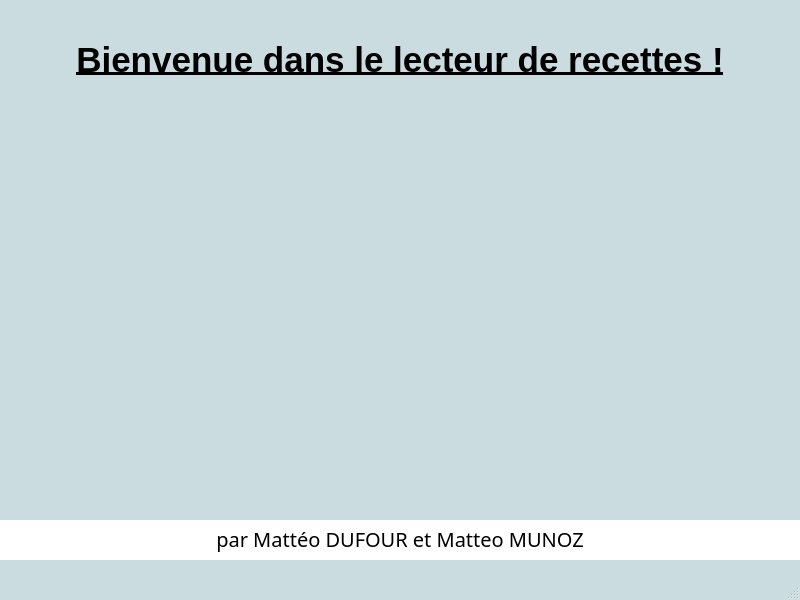
<?xml version="1.0" encoding="UTF-8"?>
<ui version="4.0">
 <class>MainWindow</class>
 <widget class="QMainWindow" name="MainWindow">
  <property name="geometry">
   <rect>
    <x>0</x>
    <y>0</y>
    <width>800</width>
    <height>600</height>
   </rect>
  </property>
  <property name="palette">
   <palette>
    <active>
     <colorrole role="WindowText">
      <brush brushstyle="SolidPattern">
       <color alpha="255">
        <red>0</red>
        <green>0</green>
        <blue>0</blue>
       </color>
      </brush>
     </colorrole>
     <colorrole role="Button">
      <brush brushstyle="SolidPattern">
       <color alpha="255">
        <red>202</red>
        <green>220</green>
        <blue>224</blue>
       </color>
      </brush>
     </colorrole>
     <colorrole role="Light">
      <brush brushstyle="SolidPattern">
       <color alpha="255">
        <red>255</red>
        <green>255</green>
        <blue>255</blue>
       </color>
      </brush>
     </colorrole>
     <colorrole role="Midlight">
      <brush brushstyle="SolidPattern">
       <color alpha="255">
        <red>228</red>
        <green>237</green>
        <blue>239</blue>
       </color>
      </brush>
     </colorrole>
     <colorrole role="Dark">
      <brush brushstyle="SolidPattern">
       <color alpha="255">
        <red>101</red>
        <green>110</green>
        <blue>112</blue>
       </color>
      </brush>
     </colorrole>
     <colorrole role="Mid">
      <brush brushstyle="SolidPattern">
       <color alpha="255">
        <red>135</red>
        <green>147</green>
        <blue>149</blue>
       </color>
      </brush>
     </colorrole>
     <colorrole role="Text">
      <brush brushstyle="SolidPattern">
       <color alpha="255">
        <red>0</red>
        <green>0</green>
        <blue>0</blue>
       </color>
      </brush>
     </colorrole>
     <colorrole role="BrightText">
      <brush brushstyle="SolidPattern">
       <color alpha="255">
        <red>255</red>
        <green>255</green>
        <blue>255</blue>
       </color>
      </brush>
     </colorrole>
     <colorrole role="ButtonText">
      <brush brushstyle="SolidPattern">
       <color alpha="255">
        <red>0</red>
        <green>0</green>
        <blue>0</blue>
       </color>
      </brush>
     </colorrole>
     <colorrole role="Base">
      <brush brushstyle="SolidPattern">
       <color alpha="255">
        <red>255</red>
        <green>255</green>
        <blue>255</blue>
       </color>
      </brush>
     </colorrole>
     <colorrole role="Window">
      <brush brushstyle="SolidPattern">
       <color alpha="255">
        <red>202</red>
        <green>220</green>
        <blue>224</blue>
       </color>
      </brush>
     </colorrole>
     <colorrole role="Shadow">
      <brush brushstyle="SolidPattern">
       <color alpha="255">
        <red>0</red>
        <green>0</green>
        <blue>0</blue>
       </color>
      </brush>
     </colorrole>
     <colorrole role="AlternateBase">
      <brush brushstyle="SolidPattern">
       <color alpha="255">
        <red>228</red>
        <green>237</green>
        <blue>239</blue>
       </color>
      </brush>
     </colorrole>
     <colorrole role="ToolTipBase">
      <brush brushstyle="SolidPattern">
       <color alpha="255">
        <red>255</red>
        <green>255</green>
        <blue>220</blue>
       </color>
      </brush>
     </colorrole>
     <colorrole role="ToolTipText">
      <brush brushstyle="SolidPattern">
       <color alpha="255">
        <red>0</red>
        <green>0</green>
        <blue>0</blue>
       </color>
      </brush>
     </colorrole>
    </active>
    <inactive>
     <colorrole role="WindowText">
      <brush brushstyle="SolidPattern">
       <color alpha="255">
        <red>0</red>
        <green>0</green>
        <blue>0</blue>
       </color>
      </brush>
     </colorrole>
     <colorrole role="Button">
      <brush brushstyle="SolidPattern">
       <color alpha="255">
        <red>202</red>
        <green>220</green>
        <blue>224</blue>
       </color>
      </brush>
     </colorrole>
     <colorrole role="Light">
      <brush brushstyle="SolidPattern">
       <color alpha="255">
        <red>255</red>
        <green>255</green>
        <blue>255</blue>
       </color>
      </brush>
     </colorrole>
     <colorrole role="Midlight">
      <brush brushstyle="SolidPattern">
       <color alpha="255">
        <red>228</red>
        <green>237</green>
        <blue>239</blue>
       </color>
      </brush>
     </colorrole>
     <colorrole role="Dark">
      <brush brushstyle="SolidPattern">
       <color alpha="255">
        <red>101</red>
        <green>110</green>
        <blue>112</blue>
       </color>
      </brush>
     </colorrole>
     <colorrole role="Mid">
      <brush brushstyle="SolidPattern">
       <color alpha="255">
        <red>135</red>
        <green>147</green>
        <blue>149</blue>
       </color>
      </brush>
     </colorrole>
     <colorrole role="Text">
      <brush brushstyle="SolidPattern">
       <color alpha="255">
        <red>0</red>
        <green>0</green>
        <blue>0</blue>
       </color>
      </brush>
     </colorrole>
     <colorrole role="BrightText">
      <brush brushstyle="SolidPattern">
       <color alpha="255">
        <red>255</red>
        <green>255</green>
        <blue>255</blue>
       </color>
      </brush>
     </colorrole>
     <colorrole role="ButtonText">
      <brush brushstyle="SolidPattern">
       <color alpha="255">
        <red>0</red>
        <green>0</green>
        <blue>0</blue>
       </color>
      </brush>
     </colorrole>
     <colorrole role="Base">
      <brush brushstyle="SolidPattern">
       <color alpha="255">
        <red>255</red>
        <green>255</green>
        <blue>255</blue>
       </color>
      </brush>
     </colorrole>
     <colorrole role="Window">
      <brush brushstyle="SolidPattern">
       <color alpha="255">
        <red>202</red>
        <green>220</green>
        <blue>224</blue>
       </color>
      </brush>
     </colorrole>
     <colorrole role="Shadow">
      <brush brushstyle="SolidPattern">
       <color alpha="255">
        <red>0</red>
        <green>0</green>
        <blue>0</blue>
       </color>
      </brush>
     </colorrole>
     <colorrole role="AlternateBase">
      <brush brushstyle="SolidPattern">
       <color alpha="255">
        <red>228</red>
        <green>237</green>
        <blue>239</blue>
       </color>
      </brush>
     </colorrole>
     <colorrole role="ToolTipBase">
      <brush brushstyle="SolidPattern">
       <color alpha="255">
        <red>255</red>
        <green>255</green>
        <blue>220</blue>
       </color>
      </brush>
     </colorrole>
     <colorrole role="ToolTipText">
      <brush brushstyle="SolidPattern">
       <color alpha="255">
        <red>0</red>
        <green>0</green>
        <blue>0</blue>
       </color>
      </brush>
     </colorrole>
    </inactive>
    <disabled>
     <colorrole role="WindowText">
      <brush brushstyle="SolidPattern">
       <color alpha="255">
        <red>101</red>
        <green>110</green>
        <blue>112</blue>
       </color>
      </brush>
     </colorrole>
     <colorrole role="Button">
      <brush brushstyle="SolidPattern">
       <color alpha="255">
        <red>202</red>
        <green>220</green>
        <blue>224</blue>
       </color>
      </brush>
     </colorrole>
     <colorrole role="Light">
      <brush brushstyle="SolidPattern">
       <color alpha="255">
        <red>255</red>
        <green>255</green>
        <blue>255</blue>
       </color>
      </brush>
     </colorrole>
     <colorrole role="Midlight">
      <brush brushstyle="SolidPattern">
       <color alpha="255">
        <red>228</red>
        <green>237</green>
        <blue>239</blue>
       </color>
      </brush>
     </colorrole>
     <colorrole role="Dark">
      <brush brushstyle="SolidPattern">
       <color alpha="255">
        <red>101</red>
        <green>110</green>
        <blue>112</blue>
       </color>
      </brush>
     </colorrole>
     <colorrole role="Mid">
      <brush brushstyle="SolidPattern">
       <color alpha="255">
        <red>135</red>
        <green>147</green>
        <blue>149</blue>
       </color>
      </brush>
     </colorrole>
     <colorrole role="Text">
      <brush brushstyle="SolidPattern">
       <color alpha="255">
        <red>101</red>
        <green>110</green>
        <blue>112</blue>
       </color>
      </brush>
     </colorrole>
     <colorrole role="BrightText">
      <brush brushstyle="SolidPattern">
       <color alpha="255">
        <red>255</red>
        <green>255</green>
        <blue>255</blue>
       </color>
      </brush>
     </colorrole>
     <colorrole role="ButtonText">
      <brush brushstyle="SolidPattern">
       <color alpha="255">
        <red>101</red>
        <green>110</green>
        <blue>112</blue>
       </color>
      </brush>
     </colorrole>
     <colorrole role="Base">
      <brush brushstyle="SolidPattern">
       <color alpha="255">
        <red>202</red>
        <green>220</green>
        <blue>224</blue>
       </color>
      </brush>
     </colorrole>
     <colorrole role="Window">
      <brush brushstyle="SolidPattern">
       <color alpha="255">
        <red>202</red>
        <green>220</green>
        <blue>224</blue>
       </color>
      </brush>
     </colorrole>
     <colorrole role="Shadow">
      <brush brushstyle="SolidPattern">
       <color alpha="255">
        <red>0</red>
        <green>0</green>
        <blue>0</blue>
       </color>
      </brush>
     </colorrole>
     <colorrole role="AlternateBase">
      <brush brushstyle="SolidPattern">
       <color alpha="255">
        <red>202</red>
        <green>220</green>
        <blue>224</blue>
       </color>
      </brush>
     </colorrole>
     <colorrole role="ToolTipBase">
      <brush brushstyle="SolidPattern">
       <color alpha="255">
        <red>255</red>
        <green>255</green>
        <blue>220</blue>
       </color>
      </brush>
     </colorrole>
     <colorrole role="ToolTipText">
      <brush brushstyle="SolidPattern">
       <color alpha="255">
        <red>0</red>
        <green>0</green>
        <blue>0</blue>
       </color>
      </brush>
     </colorrole>
    </disabled>
   </palette>
  </property>
  <property name="font">
   <font>
    <family>Franklin Gothic Demi Cond</family>
   </font>
  </property>
  <property name="windowTitle">
   <string>MainWindow</string>
  </property>
  <widget class="QWidget" name="centralwidget">
   <widget class="QLabel" name="ImageDragNDrop">
    <property name="geometry">
     <rect>
      <x>150</x>
      <y>155</y>
      <width>500</width>
      <height>290</height>
     </rect>
    </property>
    <property name="text">
     <string/>
    </property>
    <property name="pixmap">
     <pixmap>../drag.png</pixmap>
    </property>
    <property name="scaledContents">
     <bool>true</bool>
    </property>
   </widget>
   <widget class="QLabel" name="labelMsgBvn">
    <property name="enabled">
     <bool>true</bool>
    </property>
    <property name="geometry">
     <rect>
      <x>70</x>
      <y>30</y>
      <width>660</width>
      <height>60</height>
     </rect>
    </property>
    <property name="sizePolicy">
     <sizepolicy hsizetype="Preferred" vsizetype="Preferred">
      <horstretch>0</horstretch>
      <verstretch>0</verstretch>
     </sizepolicy>
    </property>
    <property name="font">
     <font>
      <family>Ubuntu</family>
      <pointsize>26</pointsize>
      <weight>75</weight>
      <bold>true</bold>
      <underline>true</underline>
      <strikeout>false</strikeout>
     </font>
    </property>
    <property name="text">
     <string>Bienvenue dans le lecteur de recettes !</string>
    </property>
    <property name="alignment">
     <set>Qt::AlignCenter</set>
    </property>
   </widget>
   <widget class="QLabel" name="labelAuteurs">
    <property name="geometry">
     <rect>
      <x>185</x>
      <y>524</y>
      <width>430</width>
      <height>30</height>
     </rect>
    </property>
    <property name="font">
     <font>
      <family>Chilanka</family>
      <pointsize>15</pointsize>
      <weight>50</weight>
      <italic>false</italic>
      <bold>false</bold>
     </font>
    </property>
    <property name="text">
     <string>par Mattéo DUFOUR et Matteo MUNOZ</string>
    </property>
    <property name="alignment">
     <set>Qt::AlignCenter</set>
    </property>
   </widget>
   <widget class="QLabel" name="label_2">
    <property name="geometry">
     <rect>
      <x>0</x>
      <y>520</y>
      <width>800</width>
      <height>40</height>
     </rect>
    </property>
    <property name="palette">
     <palette>
      <active>
       <colorrole role="WindowText">
        <brush brushstyle="SolidPattern">
         <color alpha="255">
          <red>0</red>
          <green>0</green>
          <blue>0</blue>
         </color>
        </brush>
       </colorrole>
       <colorrole role="Button">
        <brush brushstyle="SolidPattern">
         <color alpha="255">
          <red>255</red>
          <green>255</green>
          <blue>255</blue>
         </color>
        </brush>
       </colorrole>
       <colorrole role="Light">
        <brush brushstyle="SolidPattern">
         <color alpha="255">
          <red>255</red>
          <green>255</green>
          <blue>255</blue>
         </color>
        </brush>
       </colorrole>
       <colorrole role="Midlight">
        <brush brushstyle="SolidPattern">
         <color alpha="255">
          <red>255</red>
          <green>255</green>
          <blue>255</blue>
         </color>
        </brush>
       </colorrole>
       <colorrole role="Dark">
        <brush brushstyle="SolidPattern">
         <color alpha="255">
          <red>127</red>
          <green>127</green>
          <blue>127</blue>
         </color>
        </brush>
       </colorrole>
       <colorrole role="Mid">
        <brush brushstyle="SolidPattern">
         <color alpha="255">
          <red>170</red>
          <green>170</green>
          <blue>170</blue>
         </color>
        </brush>
       </colorrole>
       <colorrole role="Text">
        <brush brushstyle="SolidPattern">
         <color alpha="255">
          <red>0</red>
          <green>0</green>
          <blue>0</blue>
         </color>
        </brush>
       </colorrole>
       <colorrole role="BrightText">
        <brush brushstyle="SolidPattern">
         <color alpha="255">
          <red>255</red>
          <green>255</green>
          <blue>255</blue>
         </color>
        </brush>
       </colorrole>
       <colorrole role="ButtonText">
        <brush brushstyle="SolidPattern">
         <color alpha="255">
          <red>0</red>
          <green>0</green>
          <blue>0</blue>
         </color>
        </brush>
       </colorrole>
       <colorrole role="Base">
        <brush brushstyle="SolidPattern">
         <color alpha="255">
          <red>255</red>
          <green>255</green>
          <blue>255</blue>
         </color>
        </brush>
       </colorrole>
       <colorrole role="Window">
        <brush brushstyle="SolidPattern">
         <color alpha="255">
          <red>255</red>
          <green>255</green>
          <blue>255</blue>
         </color>
        </brush>
       </colorrole>
       <colorrole role="Shadow">
        <brush brushstyle="SolidPattern">
         <color alpha="255">
          <red>0</red>
          <green>0</green>
          <blue>0</blue>
         </color>
        </brush>
       </colorrole>
       <colorrole role="AlternateBase">
        <brush brushstyle="SolidPattern">
         <color alpha="255">
          <red>255</red>
          <green>255</green>
          <blue>255</blue>
         </color>
        </brush>
       </colorrole>
       <colorrole role="ToolTipBase">
        <brush brushstyle="SolidPattern">
         <color alpha="255">
          <red>255</red>
          <green>255</green>
          <blue>220</blue>
         </color>
        </brush>
       </colorrole>
       <colorrole role="ToolTipText">
        <brush brushstyle="SolidPattern">
         <color alpha="255">
          <red>0</red>
          <green>0</green>
          <blue>0</blue>
         </color>
        </brush>
       </colorrole>
      </active>
      <inactive>
       <colorrole role="WindowText">
        <brush brushstyle="SolidPattern">
         <color alpha="255">
          <red>0</red>
          <green>0</green>
          <blue>0</blue>
         </color>
        </brush>
       </colorrole>
       <colorrole role="Button">
        <brush brushstyle="SolidPattern">
         <color alpha="255">
          <red>255</red>
          <green>255</green>
          <blue>255</blue>
         </color>
        </brush>
       </colorrole>
       <colorrole role="Light">
        <brush brushstyle="SolidPattern">
         <color alpha="255">
          <red>255</red>
          <green>255</green>
          <blue>255</blue>
         </color>
        </brush>
       </colorrole>
       <colorrole role="Midlight">
        <brush brushstyle="SolidPattern">
         <color alpha="255">
          <red>255</red>
          <green>255</green>
          <blue>255</blue>
         </color>
        </brush>
       </colorrole>
       <colorrole role="Dark">
        <brush brushstyle="SolidPattern">
         <color alpha="255">
          <red>127</red>
          <green>127</green>
          <blue>127</blue>
         </color>
        </brush>
       </colorrole>
       <colorrole role="Mid">
        <brush brushstyle="SolidPattern">
         <color alpha="255">
          <red>170</red>
          <green>170</green>
          <blue>170</blue>
         </color>
        </brush>
       </colorrole>
       <colorrole role="Text">
        <brush brushstyle="SolidPattern">
         <color alpha="255">
          <red>0</red>
          <green>0</green>
          <blue>0</blue>
         </color>
        </brush>
       </colorrole>
       <colorrole role="BrightText">
        <brush brushstyle="SolidPattern">
         <color alpha="255">
          <red>255</red>
          <green>255</green>
          <blue>255</blue>
         </color>
        </brush>
       </colorrole>
       <colorrole role="ButtonText">
        <brush brushstyle="SolidPattern">
         <color alpha="255">
          <red>0</red>
          <green>0</green>
          <blue>0</blue>
         </color>
        </brush>
       </colorrole>
       <colorrole role="Base">
        <brush brushstyle="SolidPattern">
         <color alpha="255">
          <red>255</red>
          <green>255</green>
          <blue>255</blue>
         </color>
        </brush>
       </colorrole>
       <colorrole role="Window">
        <brush brushstyle="SolidPattern">
         <color alpha="255">
          <red>255</red>
          <green>255</green>
          <blue>255</blue>
         </color>
        </brush>
       </colorrole>
       <colorrole role="Shadow">
        <brush brushstyle="SolidPattern">
         <color alpha="255">
          <red>0</red>
          <green>0</green>
          <blue>0</blue>
         </color>
        </brush>
       </colorrole>
       <colorrole role="AlternateBase">
        <brush brushstyle="SolidPattern">
         <color alpha="255">
          <red>255</red>
          <green>255</green>
          <blue>255</blue>
         </color>
        </brush>
       </colorrole>
       <colorrole role="ToolTipBase">
        <brush brushstyle="SolidPattern">
         <color alpha="255">
          <red>255</red>
          <green>255</green>
          <blue>220</blue>
         </color>
        </brush>
       </colorrole>
       <colorrole role="ToolTipText">
        <brush brushstyle="SolidPattern">
         <color alpha="255">
          <red>0</red>
          <green>0</green>
          <blue>0</blue>
         </color>
        </brush>
       </colorrole>
      </inactive>
      <disabled>
       <colorrole role="WindowText">
        <brush brushstyle="SolidPattern">
         <color alpha="255">
          <red>127</red>
          <green>127</green>
          <blue>127</blue>
         </color>
        </brush>
       </colorrole>
       <colorrole role="Button">
        <brush brushstyle="SolidPattern">
         <color alpha="255">
          <red>255</red>
          <green>255</green>
          <blue>255</blue>
         </color>
        </brush>
       </colorrole>
       <colorrole role="Light">
        <brush brushstyle="SolidPattern">
         <color alpha="255">
          <red>255</red>
          <green>255</green>
          <blue>255</blue>
         </color>
        </brush>
       </colorrole>
       <colorrole role="Midlight">
        <brush brushstyle="SolidPattern">
         <color alpha="255">
          <red>255</red>
          <green>255</green>
          <blue>255</blue>
         </color>
        </brush>
       </colorrole>
       <colorrole role="Dark">
        <brush brushstyle="SolidPattern">
         <color alpha="255">
          <red>127</red>
          <green>127</green>
          <blue>127</blue>
         </color>
        </brush>
       </colorrole>
       <colorrole role="Mid">
        <brush brushstyle="SolidPattern">
         <color alpha="255">
          <red>170</red>
          <green>170</green>
          <blue>170</blue>
         </color>
        </brush>
       </colorrole>
       <colorrole role="Text">
        <brush brushstyle="SolidPattern">
         <color alpha="255">
          <red>127</red>
          <green>127</green>
          <blue>127</blue>
         </color>
        </brush>
       </colorrole>
       <colorrole role="BrightText">
        <brush brushstyle="SolidPattern">
         <color alpha="255">
          <red>255</red>
          <green>255</green>
          <blue>255</blue>
         </color>
        </brush>
       </colorrole>
       <colorrole role="ButtonText">
        <brush brushstyle="SolidPattern">
         <color alpha="255">
          <red>127</red>
          <green>127</green>
          <blue>127</blue>
         </color>
        </brush>
       </colorrole>
       <colorrole role="Base">
        <brush brushstyle="SolidPattern">
         <color alpha="255">
          <red>255</red>
          <green>255</green>
          <blue>255</blue>
         </color>
        </brush>
       </colorrole>
       <colorrole role="Window">
        <brush brushstyle="SolidPattern">
         <color alpha="255">
          <red>255</red>
          <green>255</green>
          <blue>255</blue>
         </color>
        </brush>
       </colorrole>
       <colorrole role="Shadow">
        <brush brushstyle="SolidPattern">
         <color alpha="255">
          <red>0</red>
          <green>0</green>
          <blue>0</blue>
         </color>
        </brush>
       </colorrole>
       <colorrole role="AlternateBase">
        <brush brushstyle="SolidPattern">
         <color alpha="255">
          <red>255</red>
          <green>255</green>
          <blue>255</blue>
         </color>
        </brush>
       </colorrole>
       <colorrole role="ToolTipBase">
        <brush brushstyle="SolidPattern">
         <color alpha="255">
          <red>255</red>
          <green>255</green>
          <blue>220</blue>
         </color>
        </brush>
       </colorrole>
       <colorrole role="ToolTipText">
        <brush brushstyle="SolidPattern">
         <color alpha="255">
          <red>0</red>
          <green>0</green>
          <blue>0</blue>
         </color>
        </brush>
       </colorrole>
      </disabled>
     </palette>
    </property>
    <property name="autoFillBackground">
     <bool>true</bool>
    </property>
    <property name="text">
     <string/>
    </property>
   </widget>
   <zorder>ImageDragNDrop</zorder>
   <zorder>labelMsgBvn</zorder>
   <zorder>label_2</zorder>
   <zorder>labelAuteurs</zorder>
  </widget>
  <widget class="QMenuBar" name="menubar">
   <property name="geometry">
    <rect>
     <x>0</x>
     <y>0</y>
     <width>800</width>
     <height>23</height>
    </rect>
   </property>
  </widget>
  <widget class="QStatusBar" name="statusbar"/>
 </widget>
 <resources/>
 <connections/>
</ui>
